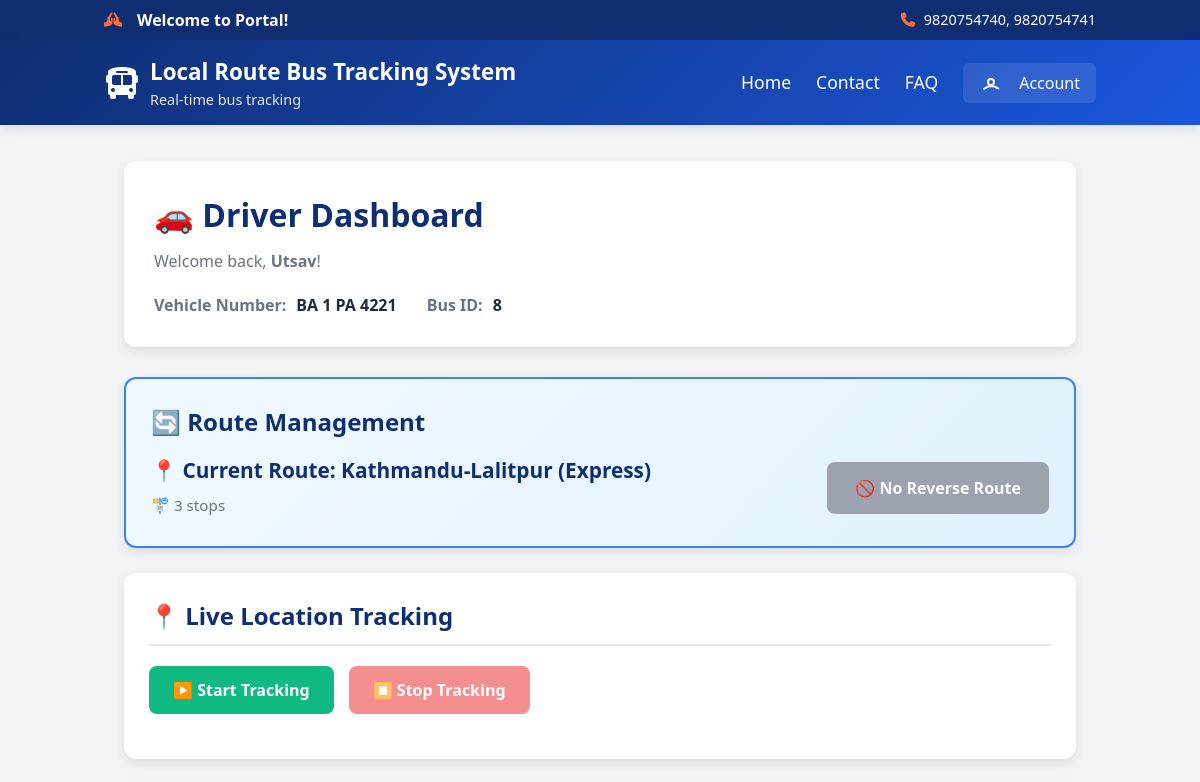
/driver/dashboard/ (signed in, upper part), run on an earlier commit of the app's database.
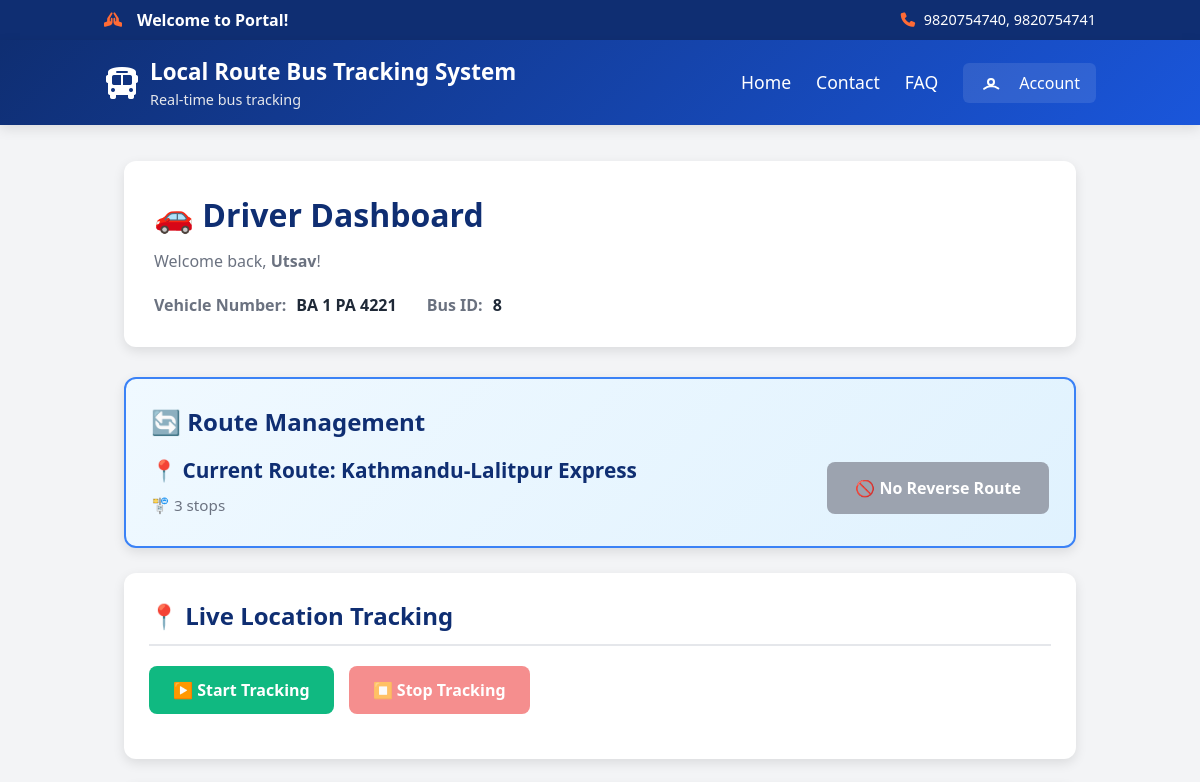
And on a later commit of the database.
### core/models.py (models this page shows, shortened)
class BusRoute(models.Model):
    name = models.CharField(max_length=100, unique=True)
    stops = models.ManyToManyField('Stop', through='RouteStop', related_name='routes')
    is_active = models.BooleanField(default=False)
    polyline = models.TextField(null=True, blank=True)
    route_length_m = models.FloatField(null=True, blank=True)
    reverse_route = models.ForeignKey(
        'self',
        on_delete=models.SET_NULL,
        null=True,
        blank=True,
        related_name='forward_route',
        help_text="The reverse direction of this route"
    )
    def get_stops_list(self):
        return [rs.stop for rs in self.routestop_set.order_by('order')]

class RouteStop(models.Model):
    route = models.ForeignKey('BusRoute', on_delete=models.CASCADE)
    stop = models.ForeignKey('Stop', on_delete=models.CASCADE)
    order = models.PositiveIntegerField()
    distance_to_next_m = models.FloatField(
        null=True,
        blank=True,
        help_text="Distance in meters from this stop to the next stop in route"
    )
    class Meta:
        unique_together = ('route', 'stop')
        ordering = ['order']

### core/views.py (the view)
# urls.py: path('driver/dashboard/', views.driver_dashboard, name='driver_dashboard'),
@login_required
def driver_dashboard(request):
    if not hasattr(request.user, 'driver_profile'):
        return redirect('homepage')
    driver = request.user.driver_profile
    bus = driver.buses.first()
    seats = []
    last_row_start = None
    seat_grid_columns = []
    route = bus.route if bus else None
    if bus:
        if request.method == 'POST' and not bus.seats.exists():
            total_seats = int(request.POST.get('total_seats', bus.total_seats))
            bus.total_seats = total_seats
            bus.save()
            bus.create_seats()
    seats = list(bus.seats.order_by('seat_number').all())
    last_row_start = bus.total_seats - 5 if bus.total_seats >= 5 else 0
    seats_per_row = 4
    col_map = [2, 3, 5, 6]
    for idx, seat in enumerate(seats):
        if idx < last_row_start:
            row = (idx // seats_per_row) + 1
            pos = idx % seats_per_row
            col = col_map[pos]
        else:
            row = (last_row_start // seats_per_row) + 1 if last_row_start > 0 else (idx // seats_per_row) + 1
            col = (idx - last_row_start) + 2
            if col < 2:
                col = 2
            if col > 6:
                col = 6
        seat_grid_columns.append((seat, row, col))
    context = {
        'driver': driver,
        'bus': bus,
        'route': route,
        'seats': seats,
        'last_row_start': last_row_start,
        'seat_grid_columns': seat_grid_columns,
        'last_contact_user_id': None,
    }
    try:
        last_msg = Message.objects.filter(recipient=request.user).exclude(sender=request.user).order_by('-created_at').first()
        if last_msg:
            context['last_contact_user_id'] = last_msg.sender.id
    except Exception:
        pass
    return render(request, 'driver/dashboard.html', context)

### core/templates/driver/dashboard.html (shortened to what this page needs)
{% extends 'base.html' %}
{% load static %}
{% block content %}
<div class="dashboard-container">
    <div class="dashboard-header">
        <div class="welcome-section">
            <h1 class="welcome-title">🚗 Driver Dashboard</h1>
            <p style="color: #6b7280;">Welcome back, <strong>{{ request.user.username }}</strong>!</p>
        </div>
        <div class="driver-info">
            <div class="info-item">
                <span class="info-label">Vehicle Number:</span>
                <span class="info-value">{{ driver.vehicle_number }}</span>
            </div>
            {% if bus %}
                <div class="info-item">
                    <span class="info-label">Bus ID:</span>
                    <span class="info-value" id="busIdDisplay">{{ bus.id }}</span>
                </div>
            {% endif %}
        </div>
    </div>
    {% if driver.verified %}
        {% if route and bus %}
        <div class="dashboard-section" style="background: linear-gradient(135deg, #f0f9ff 0%, #e0f2fe 100%); border: 2px solid #3b82f6;">
            <h2 class="section-title" style="border: none; padding-bottom: 0; margin-bottom: 15px;">
                🔄 Route Management
            </h2>
            <div style="display: flex; justify-content: space-between; align-items: center; gap: 20px; flex-wrap: wrap;">
                <div style="flex: 1; min-width: 250px;">
                    <div style="font-size: 1.3rem; font-weight: 700; color: var(--secondary); margin-bottom: 8px;">
                        📍 Current Route: {{ route.name }}
                    </div>
                    <div style="font-size: 0.95rem; color: #6b7280; margin-bottom: 4px;">
                        🚏 {{ route.get_stops_list|length }} stops
                    </div>
                </div>
                <div>
                    {% if route.reverse_route %}
                        <button id="switchRouteBtn" style="background: linear-gradient(135deg, #3b82f6 0%, #2563eb 100%); color: white; border: none; padding: 14px 28px; border-radius: 8px; font-weight: 600; font-size: 1rem; cursor: pointer; box-shadow: 0 4px 12px rgba(59, 130, 246, 0.3);">
                            🔄 Switch to {{ route.reverse_route.name }}
                        </button>
                    {% else %}
                        <button style="background: #9ca3af; color: white; border: none; padding: 14px 28px; border-radius: 8px; font-weight: 600; font-size: 1rem; cursor: not-allowed;" disabled>
                            🚫 No Reverse Route
                        </button>
                    {% endif %}
                </div>
            </div>
        </div>
            <div class="dashboard-section">
                <h2 class="section-title">📍 Live Location Tracking</h2>
                <div class="tracking-controls">
                    <button id="startTracking" class="tracking-btn start-tracking">
                        ▶️ Start Tracking
                    </button>
                    <button id="stopTracking" class="tracking-btn stop-tracking" disabled>
                        ⏹️ Stop Tracking
                    </button>
                </div>
            </div>
        {% else %}
            <div class="no-route-assigned">
                <h3>⚠️ No Route Assigned</h3>
                <p>Please contact the administrator to assign a route to your account.</p>
            </div>
        {% endif %}
    {% else %}
        <div class="pending-verification">
            <h3>⏳ Verification Pending</h3>
            <p>Your driver account is pending admin verification. You will be notified once approved.</p>
        </div>
    {% endif %}
</div>
{% endblock %}

What changed in the data, as far as the page shows it:
changed BusRoute: name "Kathmandu-Lalitpur (Express)" → "Kathmandu-Lalitpur Express"
